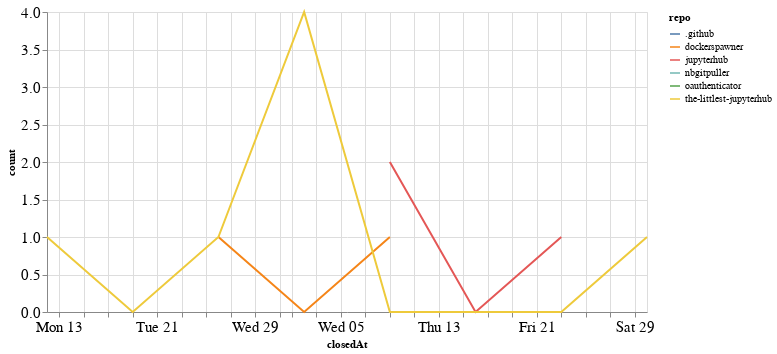

Notebook code for this chart:
### Code cell
closed_by_time = closed_by.groupby('repo').resample('W', on='closedAt').count()['author'].reset_index()
closed_by_time = closed_by_time.rename(columns={'author': 'count'})

alt.Chart(closed_by_time, width=600).mark_line().encode(
    x='closedAt',
    y='count',
    color='repo',
    tooltip="repo"
)

### Figure 1 — Vega-Lite specification as saved in the notebook (floating-point values rounded to 4 significant figures)
{"config": {"axisLeft": {"labelFontSize": 15}, "axisBottom": {"labelFontSize": 15}}, "data": {"name": "data-cbe606849e76d86481571995fa056649"}, "mark": "line", "encoding": {"color": {"type": "nominal", "field": "repo"}, "tooltip": {"type": "nominal", "field": "repo"}, "x": {"type": "temporal", "field": "closedAt"}, "y": {"type": "quantitative", "field": "count"}}, "width": 600, "$schema": "https://vega.github.io/schema/vega-lite/v4.8.1.json", "datasets": {"data-cbe606849e76d86481571995fa056649": [{"repo": ".github", "closedAt": "2020-08-02T00:00:00", "count": 1}, {"repo": "dockerspawner", "closedAt": "2020-07-26T00:00:00", "count": 1}, {"repo": "dockerspawner", "closedAt": "2020-08-02T00:00:00", "count": 0}, {"repo": "dockerspawner", "closedAt": "2020-08-09T00:00:00", "count": 1}, {"repo": "jupyterhub", "closedAt": "2020-08-09T00:00:00", "count": 2}, {"repo": "jupyterhub", "closedAt": "2020-08-16T00:00:00", "count": 0}, {"repo": "jupyterhub", "closedAt": "2020-08-23T00:00:00", "count": 1}, {"repo": "nbgitpuller", "closedAt": "2020-07-19T00:00:00", "count": 1}, {"repo": "oauthenticator", "closedAt": "2020-08-02T00:00:00", "count": 1}, {"repo": "the-littlest-jupyterhub", "closedAt": "2020-07-12T00:00:00", "count": 1}, {"repo": "the-littlest-jupyterhub", "closedAt": "2020-07-19T00:00:00", "count": 0}, {"repo": "the-littlest-jupyterhub", "closedAt": "2020-07-26T00:00:00", "count": 1}, {"repo": "the-littlest-jupyterhub", "closedAt": "2020-08-02T00:00:00", "count": 4}, {"repo": "the-littlest-jupyterhub", "closedAt": "2020-08-09T00:00:00", "count": 0}, {"repo": "the-littlest-jupyterhub", "closedAt": "2020-08-16T00:00:00", "count": 0}, {"repo": "the-littlest-jupyterhub", "closedAt": "2020-08-23T00:00:00", "count": 0}, {"repo": "the-littlest-jupyterhub", "closedAt": "2020-08-30T00:00:00", "count": 1}]}}
